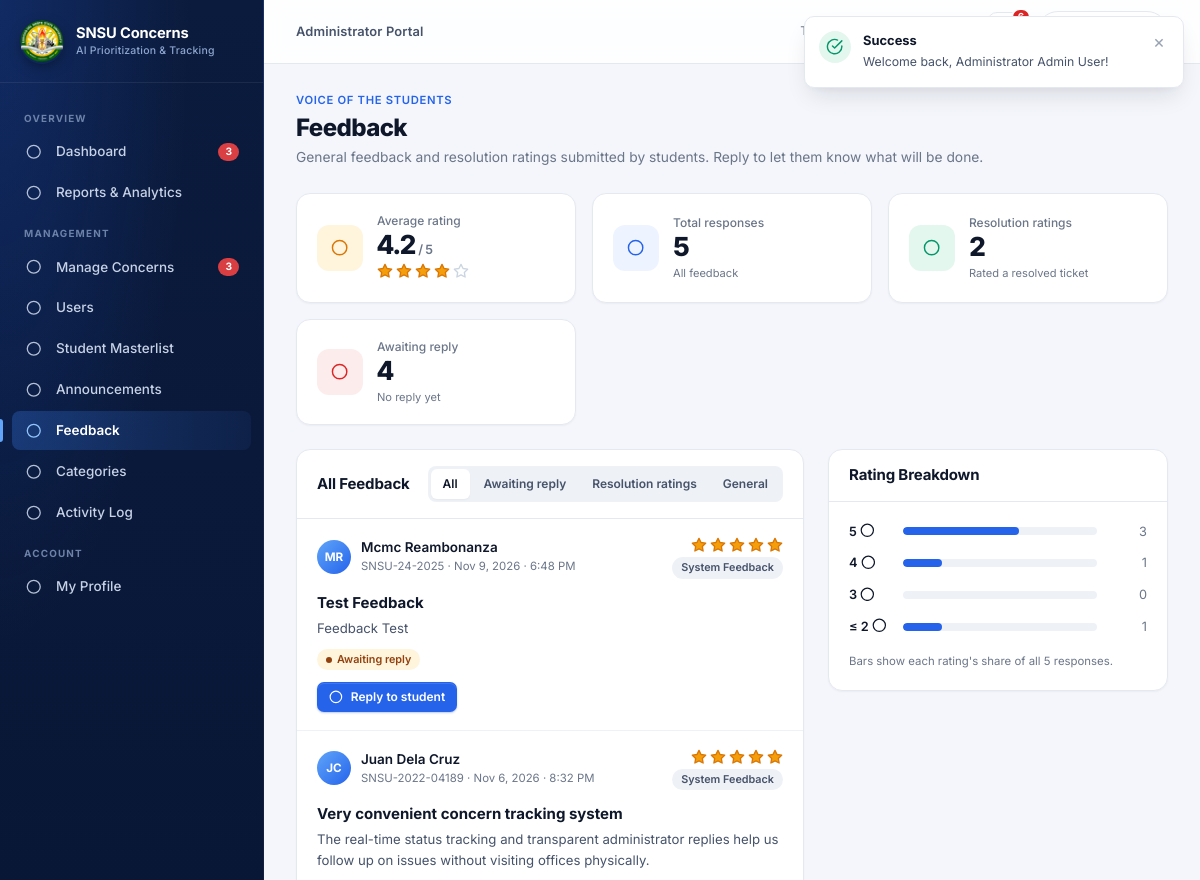
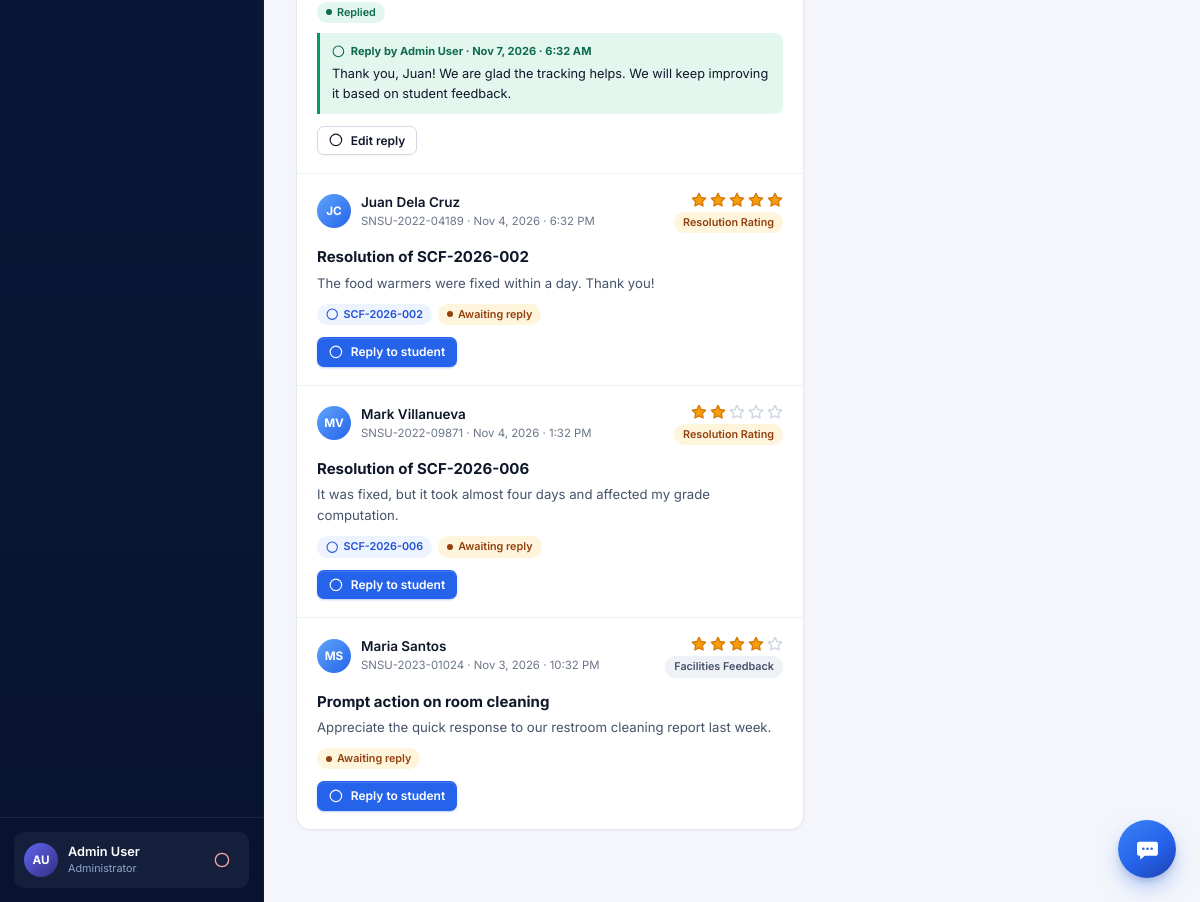
/admin/feedback.php (signed in), run on the app's committed database (2 pictures, top to bottom).
### tables this page shows
CREATE TABLE `feedback` (
  `feedback_id` int(11) NOT NULL AUTO_INCREMENT,
  `student_id` int(11) DEFAULT NULL,
  `concern_id` int(11) DEFAULT NULL,
  `student_name` varchar(150) NOT NULL,
  `student_email` varchar(150) NOT NULL,
  `feedback_type` varchar(100) NOT NULL,
  `subject` varchar(255) NOT NULL,
  `message` text NOT NULL,
  `rating` int(11) DEFAULT 5,
  `admin_reply` text DEFAULT NULL,
  `replied_by` int(11) DEFAULT NULL,
  `replied_at` datetime DEFAULT NULL,
  `submitted_at` datetime DEFAULT current_timestamp(),
  PRIMARY KEY (`feedback_id`),
  UNIQUE KEY `uq_feedback_concern` (`concern_id`),
  KEY `student_id` (`student_id`),
  KEY `fk_feedback_replied_by` (`replied_by`),
  CONSTRAINT `fk_feedback_concern` FOREIGN KEY (`concern_id`) REFERENCES `concerns` (`concern_id`) ON DELETE CASCADE,
  CONSTRAINT `fk_feedback_replied_by` FOREIGN KEY (`replied_by`) REFERENCES `administrators` (`admin_id`) ON DELETE SET NULL,
  CONSTRAINT `fk_feedback_student` FOREIGN KEY (`student_id`) REFERENCES `students` (`student_id`) ON DELETE SET NULL
);

CREATE TABLE `concerns` (
  `concern_id` int(11) NOT NULL AUTO_INCREMENT,
  `ticket_id` varchar(50) NOT NULL,
  `student_id` int(11) NOT NULL,
  `is_anonymous` tinyint(1) NOT NULL DEFAULT 0,
  `category_id` int(11) NOT NULL,
  `status_id` int(11) NOT NULL DEFAULT 1,
  `assigned_admin_id` int(11) DEFAULT NULL,
  `title` varchar(255) NOT NULL,
  `description` text NOT NULL,
  `attachment_path` varchar(255) DEFAULT NULL,
  `priority` enum('Critical','High','Medium','Low') DEFAULT 'Medium',
  `ai_urgency_score` int(11) DEFAULT 50,
  `ai_reasons` text DEFAULT NULL,
  `ai_suggested_category_id` int(11) DEFAULT NULL,
  `sla_hours` int(11) DEFAULT 72,
  `sla_due_at` datetime DEFAULT NULL,
  `sla_alert_level` enum('none','at_risk','breached') NOT NULL DEFAULT 'none',
  `first_response_at` datetime DEFAULT NULL,
  `resolved_at` datetime DEFAULT NULL,
  `reopen_count` tinyint(4) NOT NULL DEFAULT 0,
  `last_reopened_at` datetime DEFAULT NULL,
  `withdrawn_at` datetime DEFAULT NULL,
  `withdraw_reason` varchar(255) DEFAULT NULL,
  `edited_at` datetime DEFAULT NULL,
  `edit_count` tinyint(4) NOT NULL DEFAULT 0,
  `is_rrt_alert` tinyint(1) DEFAULT 0,
  `date_submitted` datetime DEFAULT current_timestamp(),
  `updated_at` datetime DEFAULT current_timestamp() ON UPDATE current_timestamp(),
  PRIMARY KEY (`concern_id`),
  UNIQUE KEY `ticket_id` (`ticket_id`),
  KEY `ticket_id_2` (`ticket_id`),
  KEY `student_id` (`student_id`),
  KEY `category_id` (`category_id`),
  KEY `status_id` (`status_id`),
  KEY `priority` (`priority`),
  KEY `idx_concerns_sla_due` (`sla_due_at`),
  KEY `idx_concerns_date_submitted` (`date_submitted`),
  KEY `idx_concerns_resolved_at` (`resolved_at`),
  KEY `idx_concerns_assigned` (`assigned_admin_id`),
  CONSTRAINT `fk_concern_assigned_admin` FOREIGN KEY (`assigned_admin_id`) REFERENCES `administrators` (`admin_id`) ON DELETE SET NULL,
  CONSTRAINT `fk_concern_category` FOREIGN KEY (`category_id`) REFERENCES `categories` (`category_id`),
  CONSTRAINT `fk_concern_status` FOREIGN KEY (`status_id`) REFERENCES `statuses` (`status_id`),
  CONSTRAINT `fk_concern_student` FOREIGN KEY (`student_id`) REFERENCES `students` (`student_id`) ON DELETE CASCADE
);

### admin/feedback.php (the view, shortened to what this page needs)
<?php
require_once __DIR__ . '/../includes/helpers.php';
$stats = $pdo->query("
    SELECT
        COUNT(*) as total_feedback,
        AVG(rating) as avg_rating,
        SUM(CASE WHEN rating = 5 THEN 1 ELSE 0 END) as stars_5,
        SUM(CASE WHEN rating = 4 THEN 1 ELSE 0 END) as stars_4,
        SUM(CASE WHEN rating = 3 THEN 1 ELSE 0 END) as stars_3,
        SUM(CASE WHEN rating <= 2 THEN 1 ELSE 0 END) as stars_low,
        SUM(CASE WHEN feedback_type = 'Resolution Rating' THEN 1 ELSE 0 END) as resolution_ratings,
        SUM(CASE WHEN (admin_reply IS NULL OR admin_reply = '') AND student_id IS NOT NULL THEN 1 ELSE 0 END) as awaiting
    FROM feedback
")->fetch();
$allFeedback = $pdo->query("
    SELECT f.*,
           IF(ac.is_anonymous = 1, '" . ANONYMOUS_LABEL . "', f.student_name) AS student_name,
           IF(ac.is_anonymous = 1, NULL, f.student_email) AS student_email,
           IF(ac.is_anonymous = 1, NULL, s.student_no) AS student_no,
           COALESCE(ac.is_anonymous, 0) AS is_anonymous,
           ac.ticket_id,
           ra.name AS replied_by_name
    FROM feedback f
    LEFT JOIN students s ON f.student_id = s.student_id
    LEFT JOIN concerns ac ON ac.concern_id = f.concern_id
    LEFT JOIN administrators ra ON ra.admin_id = f.replied_by
    ORDER BY f.submitted_at DESC
")->fetchAll();
$typeFilter = in_array($_GET['type'] ?? '', ['Resolution Rating', 'general', 'awaiting'], true) ? $_GET['type'] : '';
$shown = array_filter($allFeedback, function ($f) use ($typeFilter) {
    if ($typeFilter === 'Resolution Rating') return $f['feedback_type'] === 'Resolution Rating';
    if ($typeFilter === 'general') return $f['feedback_type'] !== 'Resolution Rating';
    if ($typeFilter === 'awaiting') return empty($f['admin_reply']) && $f['student_id'];
    return true;
});
$totalFb = (int)$stats['total_feedback'];
$dist = [5 => (int)$stats['stars_5'], 4 => (int)$stats['stars_4'], 3 => (int)$stats['stars_3'], 2 => (int)$stats['stars_low']];
require_once __DIR__ . '/../includes/header.php';
require_once __DIR__ . '/../includes/navbar.php';
require_once __DIR__ . '/../includes/sidebar.php';
?>
<div class="page-header">
  <div class="page-title-wrap">
    <div class="page-eyebrow">Voice of the students</div>
    <h1 class="page-title">Feedback</h1>
    <p class="page-desc">General feedback and resolution ratings submitted by students. Reply to let them know what will be done.</p>
  </div>
</div>
<div class="metrics-grid">
  <div class="metric-card">
    <div class="metric-icon-wrap metric-icon-warning"><?= icon('star-filled', '', 22) ?></div>
    <div class="metric-content">
      <span class="metric-label">Average rating</span>
      <span class="metric-number"><?= $totalFb ? number_format((float)$stats['avg_rating'], 1) : '—' ?><span class="text-sm text-muted" style="font-weight: 600;"> / 5</span></span>
      <span class="metric-sub"><?= renderStarRating((int)round((float)$stats['avg_rating'])) ?></span>
    </div>
  </div>
  <a href="feedback.php" class="metric-card">
    <div class="metric-icon-wrap metric-icon-total"><?= icon('message-square', '', 22) ?></div>
    <div class="metric-content"><span class="metric-label">Total responses</span><span class="metric-number"><?= $totalFb ?></span><span class="metric-sub">All feedback</span></div>
  </a>
  <a href="?type=Resolution+Rating" class="metric-card">
    <div class="metric-icon-wrap metric-icon-success"><?= icon('check-circle', '', 22) ?></div>
    <div class="metric-content"><span class="metric-label">Resolution ratings</span><span class="metric-number"><?= (int)$stats['resolution_ratings'] ?></span><span class="metric-sub">Rated a resolved ticket</span></div>
  </a>
  <a href="?type=awaiting" class="metric-card">
    <div class="metric-icon-wrap metric-icon-danger"><?= icon('clock', '', 22) ?></div>
    <div class="metric-content"><span class="metric-label">Awaiting reply</span><span class="metric-number"><?= (int)$stats['awaiting'] ?></span><span class="metric-sub">No reply yet</span></div>
  </a>
</div>
<div class="grid-main-side">
  <div class="card">
    <div class="card-header" style="flex-wrap: wrap; gap: 10px;">
      <h2 class="card-title">All Feedback</h2>
      <div class="segmented" aria-label="Show">
        <a href="feedback.php" class="<?= $typeFilter === '' ? 'active' : '' ?>">All</a>
        <a href="?type=awaiting" class="<?= $typeFilter === 'awaiting' ? 'active' : '' ?>">Awaiting reply</a>
        <a href="?type=Resolution+Rating" class="<?= $typeFilter === 'Resolution Rating' ? 'active' : '' ?>">Resolution ratings</a>
        <a href="?type=general" class="<?= $typeFilter === 'general' ? 'active' : '' ?>">General</a>
      </div>
    </div>
    <?php foreach ($shown as $fb): $fid = (int)$fb['feedback_id']; $hasReply = !empty($fb['admin_reply']); ?>
      <div class="fb-item" id="feedback-<?= $fid ?>">
        <div class="fb-head">
          <div class="fb-who">
            <?= senderAvatar($fb) ?>
            <div style="min-width: 0;">
              <div class="fb-who-name"><?= e($fb['student_name']) ?></div>
              <div class="fb-who-sub"><?= !empty($fb['student_no']) ? e($fb['student_no']) . ' · ' : '' ?><?= formatDateTime($fb['submitted_at']) ?></div>
            </div>
          </div>
          <div class="fb-rating">
            <?= renderStarRating((int)$fb['rating']) ?>
            <span class="badge-tag <?= $fb['feedback_type'] === 'Resolution Rating' ? 'badge-amber' : '' ?>"><?= e($fb['feedback_type']) ?></span>
          </div>
        </div>
        <div class="fb-subject"><?= e($fb['subject']) ?></div>
        <div class="fb-message"><?= e($fb['message']) ?></div>
        <div class="fb-tags">
          <?php if (!empty($fb['concern_id'])): ?>
            <a href="concern_details.php?id=<?= (int)$fb['concern_id'] ?>" class="badge-tag badge-blue"><?= icon('file-text', '', 12) ?> <?= e($fb['ticket_id'] ?? 'View ticket') ?></a>
          <?php endif; ?>
          <?php if (!$hasReply && $fb['student_id']): ?><span class="badge-tag badge-amber badge-dot">Awaiting reply</span><?php endif; ?>
          <?php if ($hasReply): ?><span class="badge-tag badge-green badge-dot">Replied</span><?php endif; ?>
        </div>
        <?php if ($hasReply): ?>
          <div class="feedback-reply">
            <div class="feedback-reply-head"><?= icon('message-square', '', 14) ?> Reply by <?= e($fb['replied_by_name'] ?? 'Administrator') ?> · <?= formatDateTime($fb['replied_at']) ?></div>
            <div class="text-sm" style="white-space: pre-line;"><?= e($fb['admin_reply']) ?></div>
          </div>
        <?php endif; ?>
        <?php if ($fb['student_id']): ?>
          <div class="fb-reply-toggle">
            <button type="button" class="btn <?= $hasReply ? 'btn-secondary' : 'btn-primary' ?> btn-sm"
              onclick="const f = document.getElementById('replyForm<?= $fid ?>'); f.hidden = !f.hidden; if (!f.hidden) f.querySelector('textarea').focus();">
              <?= icon($hasReply ? 'edit' : 'message-square', '', 14) ?> <?= $hasReply ? 'Edit reply' : 'Reply to student' ?>
            </button>
          </div>
        <?php endif; ?>
      </div>
    <?php endforeach; ?>
  </div>
  <div class="card" style="position: sticky; top: 84px; align-self: start;">
    <div class="card-header"><h2 class="card-title">Rating Breakdown</h2></div>
    <div class="card-body" style="display: flex; flex-direction: column; gap: 12px;">
      <?php foreach ($dist as $stars => $n): $pct = $totalFb ? round($n / $totalFb * 100) : 0; ?>
        <div class="fb-dist-row">
          <span class="text-sm font-semibold"><?= $stars === 2 ? '≤ 2' : $stars ?> <?= icon('star-filled', '', 12) ?></span>
          <div class="hbar-track"><div class="hbar-fill" style="width: <?= $pct ?>%;"></div></div>
          <span class="text-sm text-right text-muted"><?= $n ?></span>
        </div>
      <?php endforeach; ?>
      <p class="text-xs text-muted" style="margin: 4px 0 0;">Bars show each rating's share of all <?= $totalFb ?> response<?= $totalFb === 1 ? '' : 's' ?>.</p>
    </div>
  </div>
</div>
<?php require_once __DIR__ . '/../includes/footer.php'; ?>

### includes/helpers.php (shortened to what this page needs)
<?php
require_once __DIR__ . '/registration.php';
require_once __DIR__ . '/avatars.php';
require_once __DIR__ . '/anonymity.php';
function userInitials(string $name): string {
    $clean = preg_replace('/^(Dr|Engr|Prof|Mr|Ms|Mrs|Atty)\.?\s+/i', '', trim($name));
    $parts = preg_split('/\s+/', $clean) ?: [''];
    $first = mb_substr($parts[0], 0, 1);
    $last  = count($parts) > 1 ? mb_substr(end($parts), 0, 1) : '';
    return mb_strtoupper($first . $last) ?: '?';
}
function e(?string $str): string {
    return htmlspecialchars((string)($str ?? ''), ENT_QUOTES, 'UTF-8');
}
function formatDateTime(?string $datetime): string {
    $time = strtotime($datetime);
    return date('M j, Y · g:i A', $time);
}
function getIcon(string $name, string $extraClass = '', ?int $size = null): string {
    $dim = $size ? "width='{$size}' height='{$size}'" : "";
    $classAttr = "class='svg-icon " . e($extraClass) . "'";
    return $icons[$name] ?? "<svg {$classAttr} {$dim} viewBox='0 0 24 24'><circle cx='12' cy='12' r='10'/></svg>";
}
function renderStarRating(int $rating, int $max = 5): string {
    $html = '<span class="star-rating-display" style="display: inline-flex; align-items: center; gap: 3px;">';
    for ($i = 1; $i <= $max; $i++) {
        if ($i <= $rating) {
            $html .= '<svg class="svg-icon" style="width: 16px; height: 16px; fill: #f59e0b; stroke: #d97706;" viewBox="0 0 24 24"><polygon points="12 2 15.09 8.26 22 9.27 17 14.14 18.18 21.02 12 17.77 5.82 21.02 7 14.14 2 9.27 8.91 8.26 12 2"/></svg>';
        } else {
            $html .= '<svg class="svg-icon" style="width: 16px; height: 16px; fill: none; stroke: #cbd5e1;" viewBox="0 0 24 24"><polygon points="12 2 15.09 8.26 22 9.27 17 14.14 18.18 21.02 12 17.77 5.82 21.02 7 14.14 2 9.27 8.91 8.26 12 2"/></svg>';
        }
    }
    $html .= '</span>';
    return $html;
}
function icon(string $name, string $extraClass = '', ?int $size = null): string {
    return getIcon($name, $extraClass, $size);
}

### includes/anonymity.php (shortened to what this page needs)
<?php
function senderAvatar(array $row, string $extraClass = '', string $style = ''): string {
    $styleAttr = $style !== '' ? ' style="' . e($style) . '"' : '';
    return '<div class="avatar ' . e($extraClass) . '"' . $styleAttr . '>' . e(userInitials($row['student_name'] ?? '?')) . '</div>';
}

### data on the page
feedback: student_name "MR", student_name "Mcmc Reambonanza", student_no "SNSU-24-2025", submitted_at "Nov 9, 2026 · 6:48 PM", feedback_type "System Feedback", subject "Test Feedback", message "Feedback Test", shows "Awaiting reply", shows "Reply to student"
feedback: student_name "JC", student_name "Juan Dela Cruz", student_no "SNSU-2022-04189", submitted_at "Nov 6, 2026 · 8:32 PM", feedback_type "System Feedback", subject "Very convenient concern tracking system", message "The real-time status tracking and transparent administrator replies help us follow up on issues without visiting offices physically.", shows "Replied", replied_by.name "Admin User", replied_at "Nov 7, 2026 · 6:32 AM", admin_reply "Thank you, Juan! We are glad the tracking helps. We will keep improving it based on student feedback.", shows "Edit reply"
feedback: student_name "JC", student_name "Juan Dela Cruz", student_no "SNSU-2022-04189", submitted_at "Nov 4, 2026 · 6:32 PM", feedback_type "Resolution Rating", subject "Resolution of SCF-2026-002", message "The food warmers were fixed within a day. Thank you!", concern.ticket_id "SCF-2026-002", shows "Awaiting reply", shows "Reply to student"
feedback: student_name "MV", student_name "Mark Villanueva", student_no "SNSU-2022-09871", submitted_at "Nov 4, 2026 · 1:32 PM", feedback_type "Resolution Rating", subject "Resolution of SCF-2026-006", message "It was fixed, but it took almost four days and affected my grade computation.", concern.ticket_id "SCF-2026-006", shows "Awaiting reply", shows "Reply to student"
feedback: student_name "MS", student_name "Maria Santos", student_no "SNSU-2023-01024", submitted_at "Nov 3, 2026 · 10:32 PM", feedback_type "Facilities Feedback", subject "Prompt action on room cleaning", message "Appreciate the quick response to our restroom cleaning report last week.", shows "Awaiting reply", shows "Reply to student"

### other printed values
$portalName "Administrator Portal"
$section "OVERVIEW"
$label "Dashboard"
$count "3"
$label "Reports & Analytics"
$section "MANAGEMENT"
$label "Manage Concerns"
$label "Users"
$label "Student Masterlist"
$label "Announcements"
$label "Feedback"
$label "Categories"
$label "Activity Log"
$section "ACCOUNT"
$label "My Profile"
